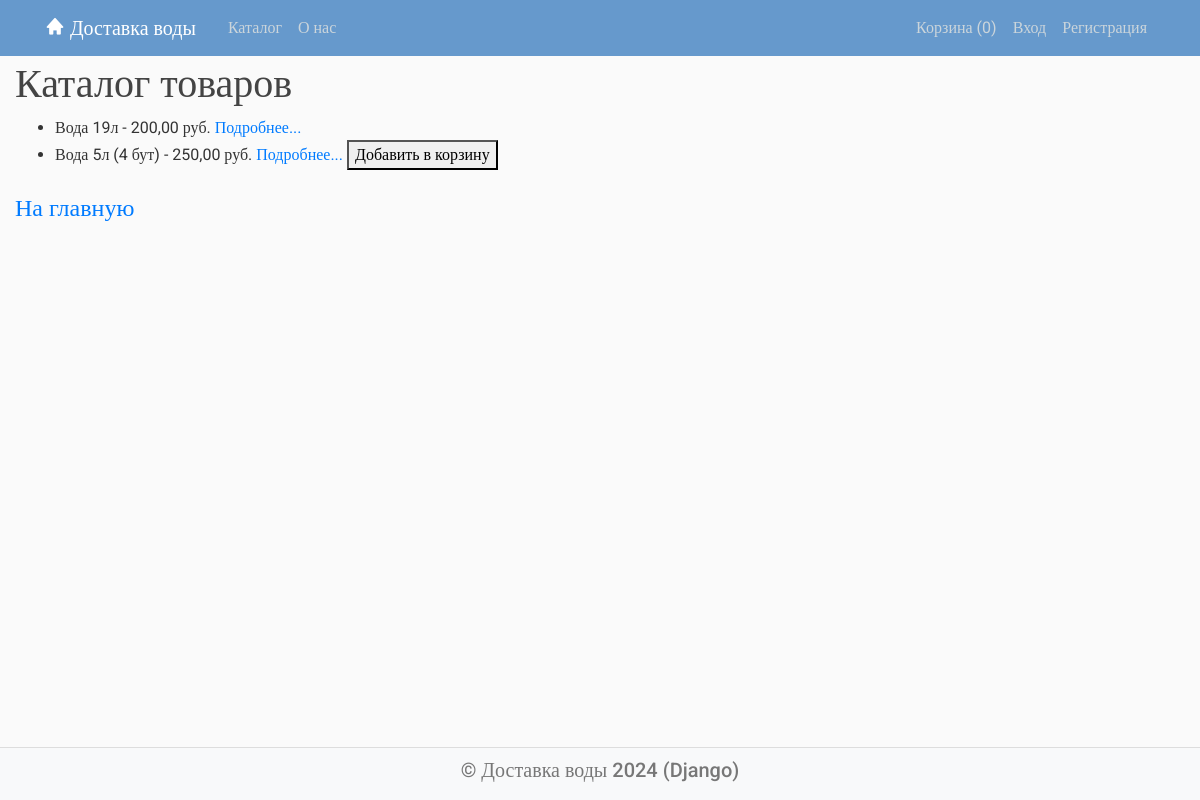
The app's page /catalog/, older data.
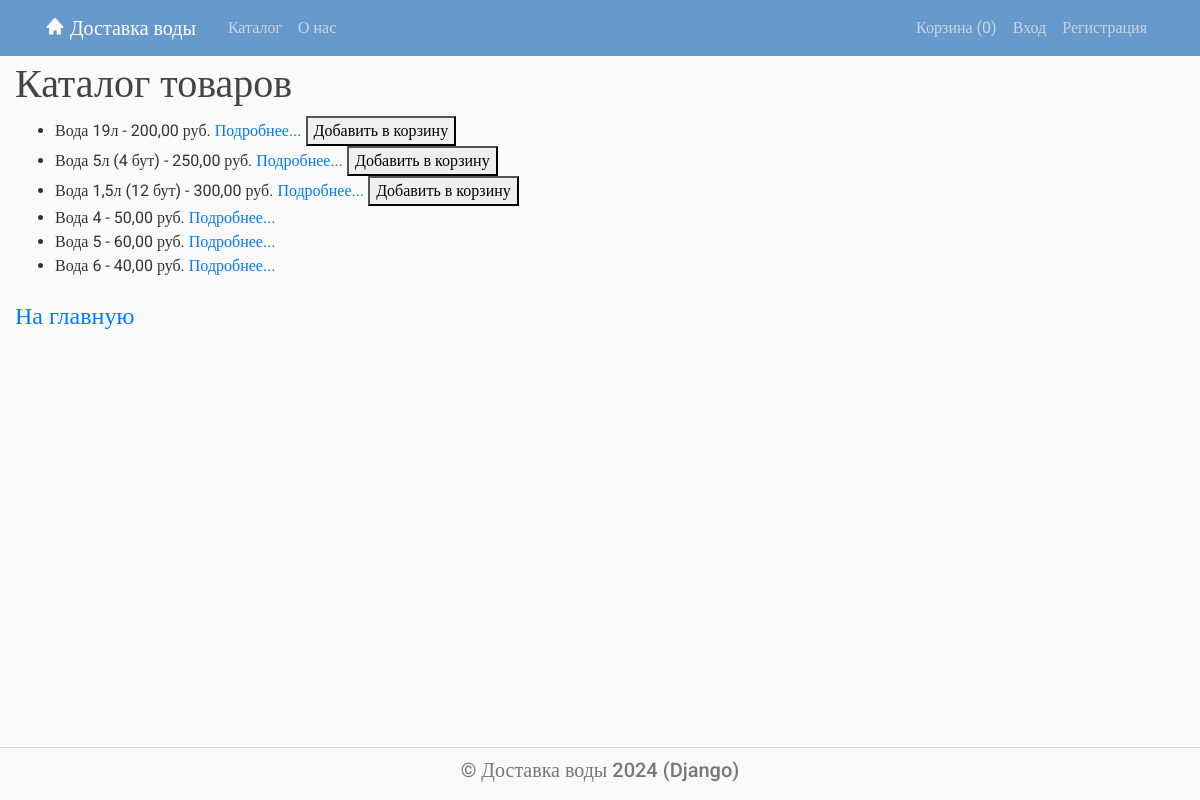
The same page, newer data.
### delivery/models.py (models this page shows, shortened)
class Product(models.Model):
    name = models.CharField(max_length=100)
    description = models.TextField()
    image = models.ImageField(upload_to='product_images/')
    price = models.DecimalField(max_digits=10, decimal_places=2)
    is_active = models.BooleanField(default=True)  # активен
    is_available = models.BooleanField(default=False)  # доступен для покупки

### delivery/views.py (the view)
# urls.py: path('catalog/', CatalogView.as_view(), name='delivery-catalog'),
class CatalogView(View):
    def get(self, request):
        messages = request.session.get('messages', [])
        products = Product.objects.filter(is_active=True)
        cart_items_count = request.session.get('cart_items_count', 0)
        context = {
            "request": request,
            "messages": messages,
            "products": products,
            "cart_items_count": cart_items_count,
            "title": "Каталог"
        }
        return render(request, 'delivery/catalog.html', context)

### templates/delivery/catalog.html (shortened to what this page needs)
{% extends "main.html" %}
{% block content %}
<h1>Каталог товаров</h1>
<div class="product-grid">
    <ul>
    {% for product in products %}
        <li class="product-item">
            <span class="product-info">{{ product.name }} - {{ product.price }} руб.</span>
            <a href="{% url 'delivery-product' product.id %}">Подробнее...</a>
            {% if product.is_available %}
            <form action="{% url 'update_cart' product.id %}" method="post" style="display: inline;">
                <button type="submit" name="action" value="increment" class="add-to-cart">Добавить в корзину</button>
            </form>
            {% endif %}
        </li>
    {% endfor %}
    </ul>
</div>
<br>
<h4><a href="/">На главную</a></h4>
{% endblock content %}

Row changes from the older to the newer data that the page shows:
changed Product "Вода 19л": now shows "Добавить в корзину"
added Product: name "Вода 1,5л (12 бут)", price "300,00"
added Product: name "Вода 4", price "50,00"
added Product: name "Вода 5", price "60,00"
added Product: name "Вода 6", price "40,00"
